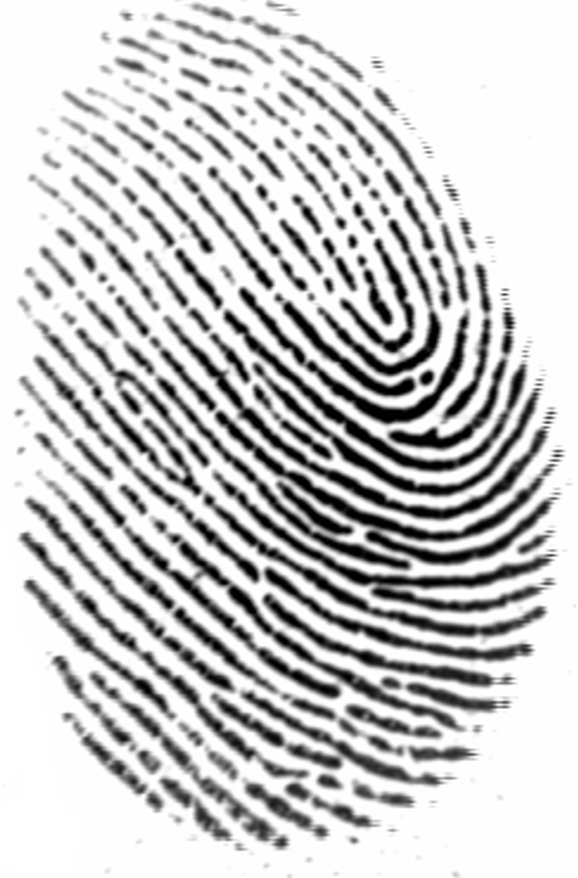
#> input picture fingerprint_database/fngr1 180.png, 578 x 878 px, found by its file name; its folder holds only this picture in this run
$ python FingerPrint_Recognition_ORB.py   (older library calls are emulated)
#> lines starting #> are read from the running program, lines starting #| are printed output that depends on the picture
import cv2
import os
import numpy as np
from tkinter import filedialog
from tkinter import Tk


DATABASE_FOLDER = 'C:\\Users\\malek\\Desktop\\img analysis worksapce\\fingerprint recongition ORB\\fingerprint_database'


def load_fingerprint_database(folder_path):
    database = {}
    for filename in os.listdir(folder_path):
        if filename.lower().endswith(('.png', '.jpg', '.jpeg')):
            path = os.path.join(folder_path, filename)
            img = cv2.imread(path, cv2.IMREAD_GRAYSCALE)
            if img is not None:
                name = os.path.splitext(filename)[0]
                database[name] = img
    return database

def apply_gabor_filter(img):
    # Define a bank of Gabor filters with multiple orientations
    filters = []
    ksize = 21
    sigma = 5
    lambd = 10
    gamma = 0.5

    for theta in np.arange(0, np.pi, np.pi / 8):  # 8 orientations
        kern = cv2.getGaborKernel((ksize, ksize), sigma, theta, lambd, gamma, 0, ktype=cv2.CV_32F)
        filters.append(kern)

    # Apply each filter and take the maximum response
    accum = np.zeros_like(img, dtype=np.float32)
    for kern in filters:
        fimg = cv2.filter2D(img, cv2.CV_32F, kern)
        accum = np.maximum(accum, fimg)

    # Normalize to 8-bit
    accum = cv2.normalize(accum, None, 0, 255, cv2.NORM_MINMAX)
    return accum.astype(np.uint8)

def preprocess_fingerprint(img):
    # Histogram Equalization
    equalized = cv2.equalizeHist(img)

    # Apply Gabor Filter Bank
    filtered = apply_gabor_filter(equalized)

    return filtered


def orb_match_score(img1, img2):
    orb = cv2.ORB_create()

    kp1, des1 = orb.detectAndCompute(img1, None)
    kp2, des2 = orb.detectAndCompute(img2, None)

    if des1 is None or des2 is None:
        return 0, None, None, []

    bf = cv2.BFMatcher(cv2.NORM_HAMMING, crossCheck=True)
    matches = bf.match(des1, des2)
    matches = sorted(matches, key=lambda x: x.distance)

    num_good = min(len(matches), 40)
    good_matches = matches[:num_good]
    match_score = sum([m.distance for m in good_matches]) / num_good if num_good > 0 else float('inf')

    normalized_score = 1 - (match_score / 100)
    return normalized_score, kp1, kp2, good_matches


def match_fingerprint(input_image, database):
    preprocessed_input = preprocess_fingerprint(input_image)

    best_score = -1
    best_match_name = None
    best_match_img = None
    best_kp1 = best_kp2 = best_matches = None

    for name, db_image in database.items():
        preprocessed_db = preprocess_fingerprint(db_image)

        score, kp1, kp2, matches = orb_match_score(preprocessed_input, preprocessed_db)
        print(f" {name}: ORB Match Score = {score:.2f}")

        if score > best_score:
            best_score = score
            best_match_name = name
            best_match_img = db_image
            best_kp1, best_kp2, best_matches = kp1, kp2, matches

    return best_match_name, best_match_img, best_score, best_kp1, best_kp2, best_matches


def show_result(input_img, matched_img, matched_name, score, kp1, kp2, matches, input_filename):
    def resize_with_aspect(img):
        width = int(img.shape[1] * 70 / 100)
        height = int(img.shape[0] * 70 / 100)
        return cv2.resize(img, (width, height))

    input_img_resized = resize_with_aspect(input_img)
    matched_img_resized = resize_with_aspect(matched_img)

    # Annotated copies
   # input_annotated = input_img_resized.copy()
    #matched_annotated = matched_img_resized.copy()
    #converting to BGR for OpenCV compatibility
    input_annotated = cv2.cvtColor(input_img_resized, cv2.COLOR_GRAY2BGR)
    matched_annotated = cv2.cvtColor(matched_img_resized, cv2.COLOR_GRAY2BGR)


    # Adjust keypoint coordinates according to resize
    scale_x = input_img_resized.shape[1] / input_img.shape[1]
    scale_y = input_img_resized.shape[0] / input_img.shape[0]

    for m in matches:
        pt1 = kp1[m.queryIdx].pt
        pt2 = kp2[m.trainIdx].pt
        pt1_scaled = (int(pt1[0] * scale_x), int(pt1[1] * scale_y))
        pt2_scaled = (int(pt2[0] * scale_x), int(pt2[1] * scale_y))
        cv2.circle(input_annotated, pt1_scaled, 8, (0, 0, 255), 2)  # 🔴 Red circle
        cv2.circle(matched_annotated, pt2_scaled, 8, (0, 0, 255), 2)


    stacked = np.hstack((input_annotated, matched_annotated))

    if len(stacked.shape) == 2:
        stacked = cv2.cvtColor(stacked, cv2.COLOR_GRAY2BGR)


    top_padding = 80
    bottom_padding = 50
    canvas_height = stacked.shape[0] + top_padding + bottom_padding
    canvas_width = stacked.shape[1]
    canvas = np.ones((canvas_height, canvas_width, 3), dtype=np.uint8) * 255

    # Place stacked images
    canvas[top_padding:top_padding + stacked.shape[0], :] = stacked


    font = cv2.FONT_HERSHEY_DUPLEX
    font_scale = 0.9
    thickness = 1
    label_color = (30, 30, 30)

    # Get filenames for labels
    submitted_name = os.path.splitext(os.path.basename(input_filename))[0]

    # Bottom labels
    cv2.putText(canvas, "Submitted: " + submitted_name,
                (30, canvas_height - 15), font, font_scale, label_color, thickness, cv2.LINE_AA)

    cv2.putText(canvas, "Matched: " + matched_name,
                (stacked.shape[1] // 2 + 30, canvas_height - 15),
                font, font_scale, label_color, thickness, cv2.LINE_AA)


    match_percent = f"{score * 100:.2f}%"
    if score >= 0.75:
        result_text = f"Match Found ({match_percent})"
        result_color = (0, 180, 0)
    elif score > 0.4:
        result_text = f"Partial Match ({match_percent})"
        result_color = (0, 0, 255)
    else:
        result_text = f"No Match ({match_percent})"
        result_color = (0, 0, 255)


    text_size = cv2.getTextSize(result_text, font, font_scale + 0.2, 2)[0]
    text_x = (canvas_width - text_size[0]) // 2
    cv2.putText(canvas, result_text, (text_x, 45),
                font, font_scale + 0.2, result_color, 2, cv2.LINE_AA)


    cv2.imshow("Fingerprint Match Result", canvas)
    cv2.waitKey(0)
    cv2.destroyAllWindows()

    report_filename = f"match_report_{submitted_name.replace(' ', '_')}.jpg"
    cv2.imwrite(report_filename, canvas)
    print(f" Match report saved as: {report_filename}")


def main():
    print(" Fingerprint Recognition with ORB")

    if not os.path.exists(DATABASE_FOLDER):
        print(f"❌ Database folder not found: {DATABASE_FOLDER}")
        return

    database = load_fingerprint_database(DATABASE_FOLDER)
#> in load_fingerprint_database, img is the input picture: shape (878, 578); min 0, max 255, mean 200.6
#> database = 1 item
    if not database:
        print("❌ No fingerprint images found in database.")
        return


    Tk().withdraw()
    input_path = filedialog.askopenfilename(title="Select a fingerprint image to recognize",
                                            filetypes=[("Image files", "*.jpg *.jpeg *.png")])
#> the answer given: fingerprint_database/fngr1 180.png
    if not input_path:
        print("❌ No image selected.")
        return

    input_image = cv2.imread(input_path, cv2.IMREAD_GRAYSCALE)
    if input_image is None:
        print("❌ Failed to load the selected image.")
        return

    matched_name, matched_img, score, kp1, kp2, matches = match_fingerprint(input_image, database)
#> in preprocess_fingerprint, `equalized = cv2.equalizeHist(img)`:
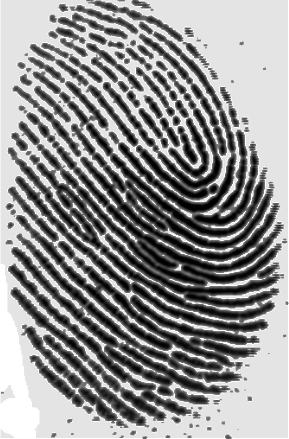
#> equalized: shape (878, 578) (shown at 1/2 size); min 0, max 255, mean 145.3
#> the loop in apply_gabor_filter, `for kern in filters:` made 8 passes
#> pass 1, in apply_gabor_filter, `fimg = cv2.filter2D(img, cv2.CV_32F, kern)`:
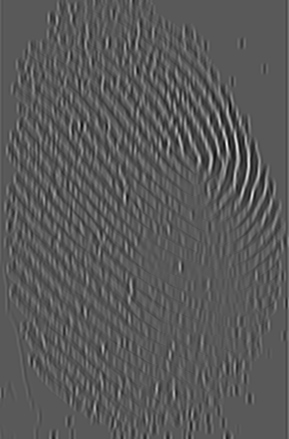
#> fimg: shape (878, 578) float32 (shown at 1/2 size); min -4004.5, max 7356.1, mean -10.2; drawn with min black and max white
#> after the loop in apply_gabor_filter, `for kern in filters:`:
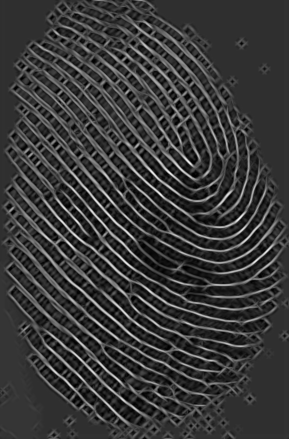
#> accum: shape (878, 578) float32 (shown at 1/2 size); min 0, max 10068.4, mean 2240; drawn with min black and max white
#> the loop in match_fingerprint, `for name, db_image in database.items():` made 1 pass
#> (name, matches, num_good in orb_match_score, good_matches in orb_match_score) on pass 1: ('fngr1 180', 40 matches, 40, 40 matches)
#> (printed output is left out)
#> after the loop in match_fingerprint, `for name, db_image in database.items():`: best_score = 1
#> matched_name = 'fngr1 180'; score = 1; kp1 = 500 keypoints; strongest (x, y, size): (209, 460, 64.3), (207, 411, 53.6), (209, 461, 53.6), (207, 460, 77.1); kp2 has the same summary as kp1; matches = 40 matches

    show_result(input_image, matched_img, matched_name, score, kp1, kp2, matches, input_path)
#> in resize_with_aspect, `return cv2.resize(img, (width, height))`:
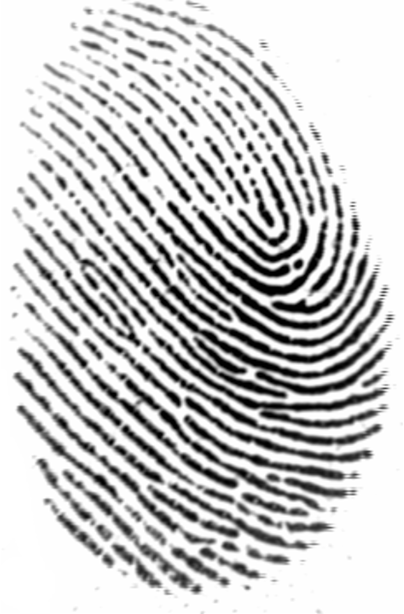
#> returned value: shape (614, 404); min 0, max 255, mean 200.5
#> the loop in show_result, `for m in matches:` made 40 passes
#> (pt2, pt2_scaled) on passes 1 to 8: ((177, 164), (123, 114)), ((131, 204), (91, 142)), ((358, 201), (250, 140)), ((52, 307), (36, 214)), ((368, 193), (257, 134)), ((181, 309), (126, 216)), ((343, 693), (239, 484)), ((47, 656), (32, 458))
#> after the loop in show_result, `for m in matches:`:
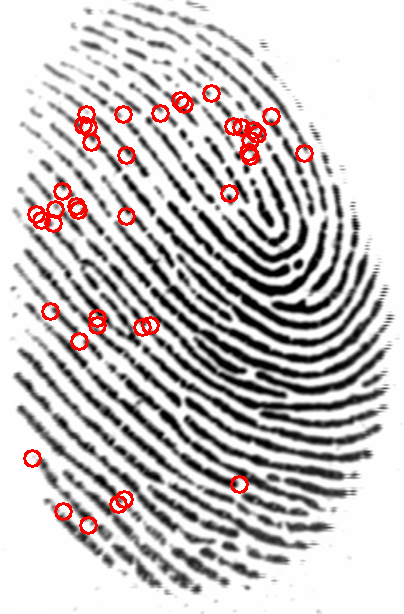
#> input_annotated: shape (614, 404, 3); mean B, G, R 195.7, 195.7, 201.6
#> in show_result, `stacked = np.hstack((input_annotated, matched_annotated))`:
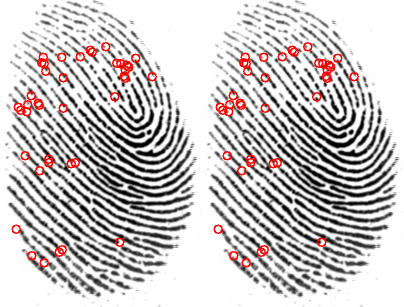
#> stacked: shape (614, 808, 3) (shown at 1/2 size); mean B, G, R 195.7, 195.7, 201.6
#> in show_result, `font = cv2.FONT_HERSHEY_DUPLEX`: font = 2
#> in show_result, `match_percent = f"{score * 100:.2f}%"`: match_percent = '100.00%'
#> in show_result, `result_text = f"Match Found ({match_percent})"`: result_text = 'Match Found (100.00%)'
#> in show_result, `text_size = cv2.getTextSize(result_text, font, font_scale + 0.2, 2)[0]`: text_size = (426, 24)
#> in show_result, `text_x = (canvas_width - text_size[0]) // 2`: text_x = 191
#> in show_result, `cv2.putText(canvas, result_text, (text_x, 45), font, font_scale + 0.2,..`:
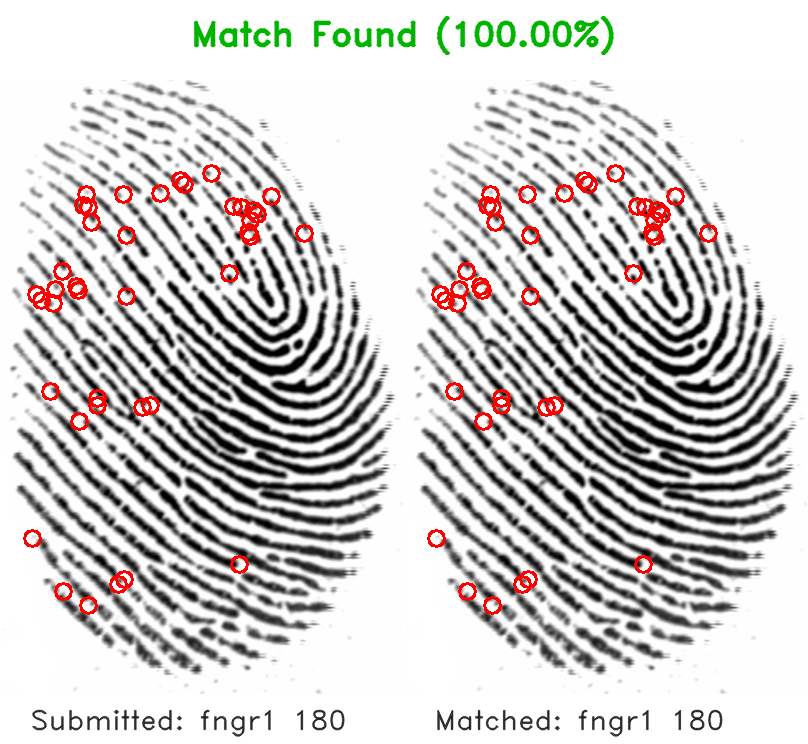
#> canvas: shape (744, 808, 3); mean B, G, R 203.3, 204.6, 208.1


if __name__ == "__main__":
    main()

$ run again, on fingerprint_database/fngr1_2.png
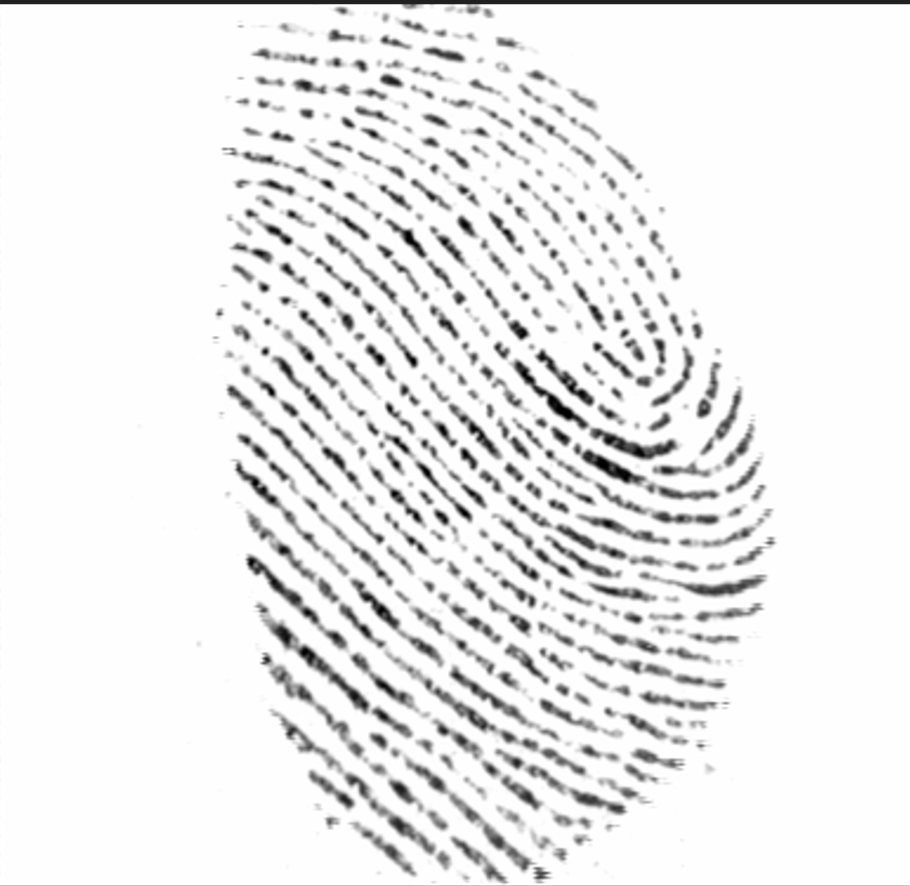
#> input picture fingerprint_database/fngr1_2.png, 910 x 886 px, found by its file name
#> in load_fingerprint_database, img is the input picture: shape (886, 910); min 0, max 255, mean 236.3
#> database = 1 item
#> after the loop in apply_gabor_filter, `for kern in filters:`:
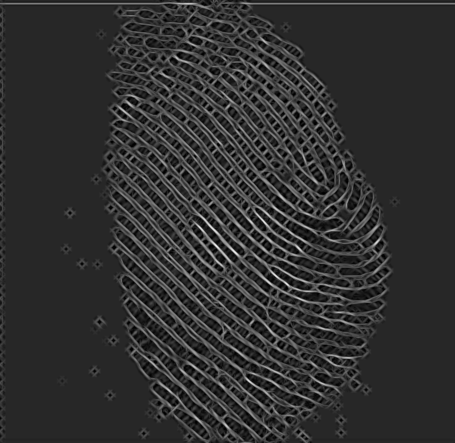
#> accum: shape (886, 910) float32 (shown at 1/2 size); min 0, max 12945.9, mean 2467.8; drawn with min black and max white
#> the loop in match_fingerprint, `for name, db_image in database.items():` made 1 pass
#> (name, matches, num_good in orb_match_score, good_matches in orb_match_score) on pass 1: ('fngr1_2', 40 matches, 40, 40 matches)
#> (printed output is left out)
#> after the loop in match_fingerprint, `for name, db_image in database.items():`: best_score = 1
#> in main, `matched_name, matched_img, score, kp1, kp2, matches = match_fingerprin..`: matched_name = 'fngr1_2'; score = 1; kp1 = 500 keypoints; strongest (x, y, size): (531, 481, 64.3), (525, 487, 64.3), (408, 482, 53.6), (408, 483, 64.3); kp2 has the same summary as kp1; matches = 40 matches
#> the loop in show_result, `for m in matches:` made 40 passes
#> (pt2, pt2_scaled) on passes 1 to 8: ((556, 265), (389, 185)), ((401, 478), (280, 334)), ((636, 165), (445, 115)), ((434, 500), (303, 349)), ((543, 248), (380, 173)), ((512, 416), (358, 291)), ((431, 296), (301, 207)), ((344, 498), (240, 348))
#> font = 2
#> match_percent = '100.00%'
#> result_text = 'Match Found (100.00%)'
#> text_size = (426, 24)
#> text_x = 424
#> in show_result, `cv2.putText(canvas, result_text, (text_x, 45), font, font_scale + 0.2,..`:
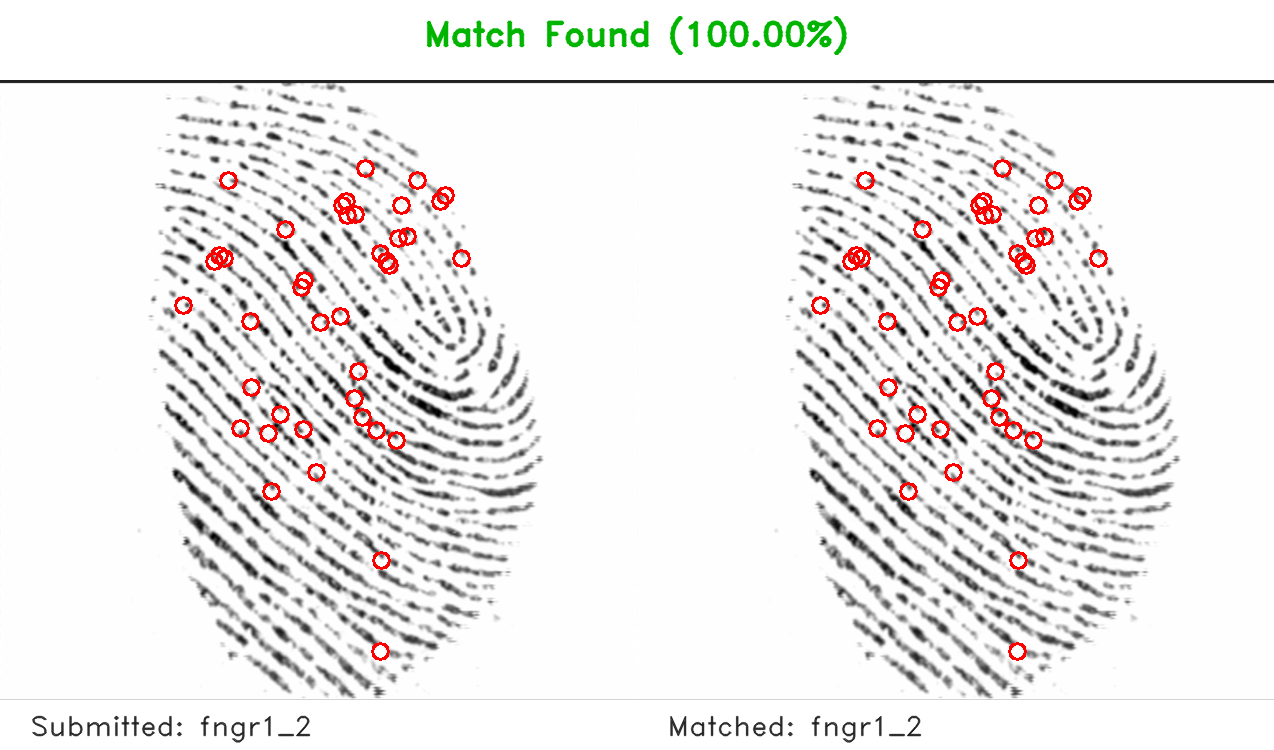
#> canvas: shape (750, 1274, 3); mean B, G, R 235, 235.8, 238.1
